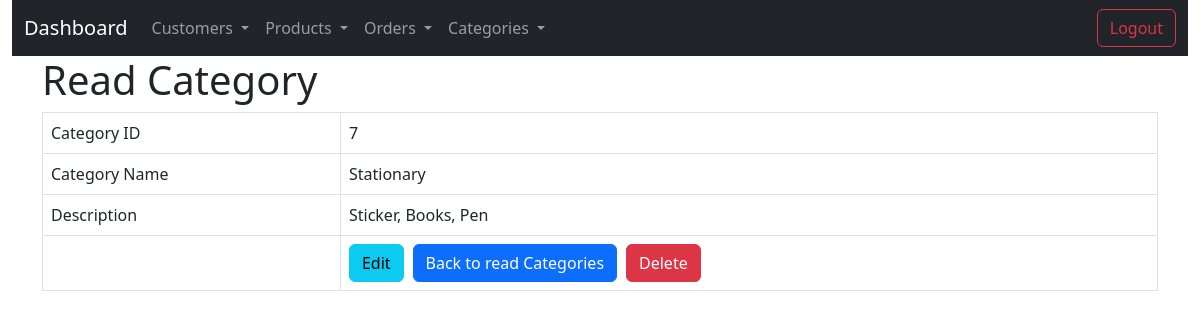
/category_read_one.php?categoryID=7, run on the app's committed database.
### tables this page shows
CREATE TABLE IF NOT EXISTS `product_category` (
  `categoryID` int(11) NOT NULL AUTO_INCREMENT,
  `category_name` varchar(30) NOT NULL,
  `description` varchar(255) NOT NULL,
  PRIMARY KEY (`categoryID`)
);

### category_read_one.php (the view, shortened to what this page needs)
<!DOCTYPE HTML>
<html>
<head>
    <link href="https://cdn.jsdelivr.net/npm/bootstrap@5.3.0/dist/css/bootstrap.min.css" rel="stylesheet">
    <script src="https://cdn.jsdelivr.net/npm/bootstrap@5.3.0/dist/js/bootstrap.bundle.min.js"></script></head>
<?php
include 'navbar.php';
?>
<body>
    <div class="container">
        <div class="page-header">
            <h1>Read Category</h1>
        </div>
        <?php
        $id = isset($_GET['categoryID']) ? $_GET['categoryID'] : die('ERROR: Record ID not found.');
        include 'config_folder/database.php';
        try {
            $query = "SELECT categoryID, category_name, description FROM product_category WHERE categoryID = ?";
            $stmt = $con->prepare($query);
            $stmt->bindParam(1, $id);
            $stmt->execute();
            $row = $stmt->fetch(PDO::FETCH_ASSOC);
            $categoryID = $row['categoryID'];
            $category_name = $row['category_name'];
            $description = $row['description'];
        }
        catch (PDOException $exception) {
            die('ERROR: ' . $exception->getMessage());
        }
        ?>
        <table class='table table-hover table-responsive table-bordered'>
            <tr>
                <td>Category ID</td>
                <td><?php echo htmlspecialchars($categoryID, ENT_QUOTES); ?></td>
            </tr>
            <tr>
                <td>Category Name</td>
                <td><?php echo htmlspecialchars($category_name, ENT_QUOTES); ?></td>
            </tr>
            <tr>
                <td>Description</td>
                <td><?php echo htmlspecialchars($description, ENT_QUOTES); ?></td>
            </tr>
            <tr>
                <td></td>
                <td>
                <a href='category_update.php?categoryID=<?php echo $categoryID; ?>' class='btn btn-info' style='margin-right: 0.3em;'>Edit</a>
                <a href='category_index.php?categoryID=<?php echo $categoryID; ?>' class='btn btn-primary' style='margin-right: 0.3em;'>Back to read Categories</a>
                <a href='#' onclick='delete_user({$categoryID});' class='btn btn-danger'>Delete</a>
                </td>
            </tr>
        </table>
    </div>
</body>
</html>

### data on the page
product_category: categoryID "7", category_name "Stationary", description "Sticker, Books, Pen"
